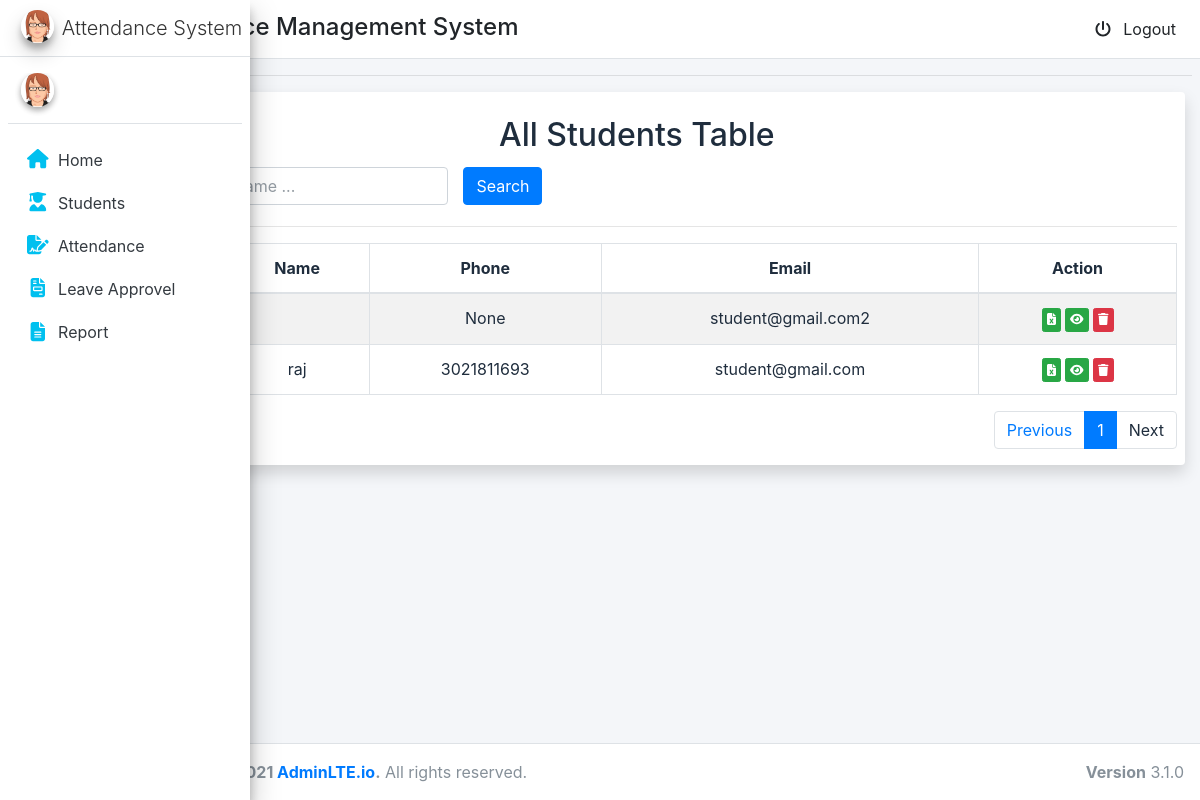
The page /adm/total/students on the database as committed earlier.
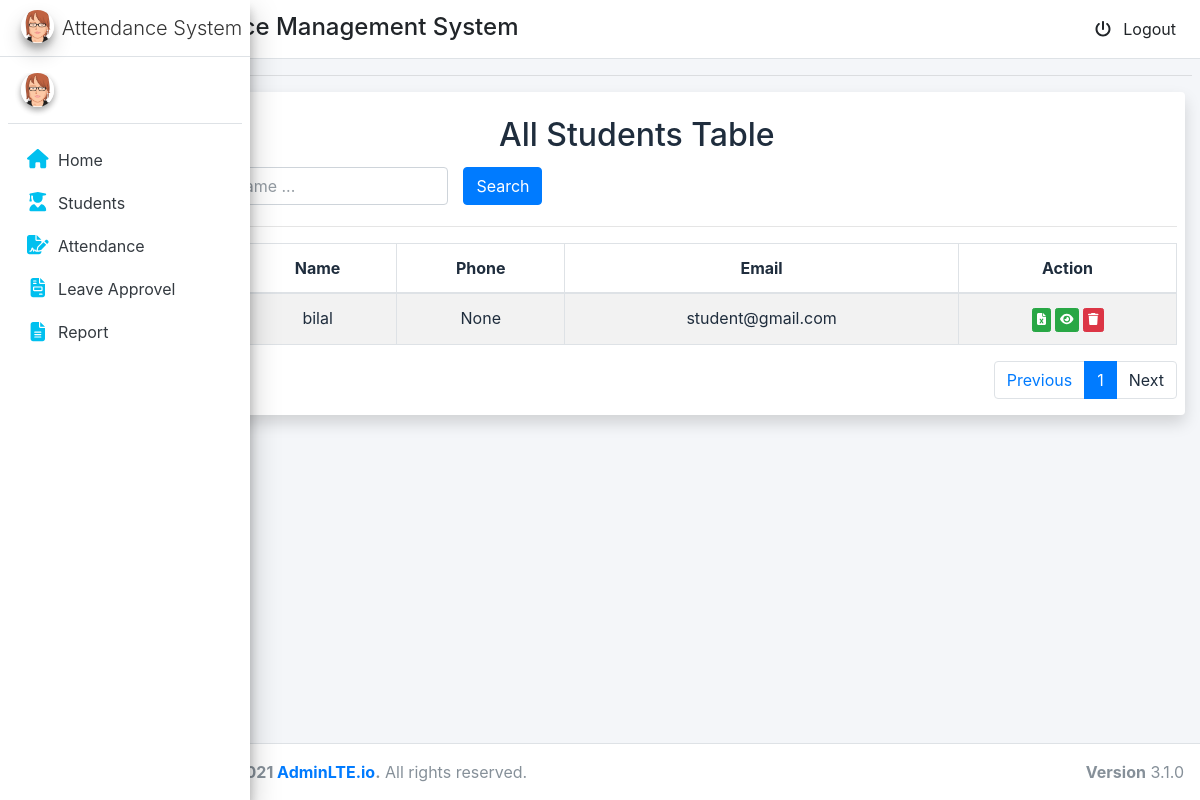
The same page on the database as committed later.
### account/models.py (models this page shows, shortened)
class MyUser(AbstractUser):
    USER_TYPE_CHOICES = (
        (1, 'student'),
        (2, 'admin'),
    )
    email = models.EmailField(verbose_name='Email', max_length=60, unique=True)
    user_type = models.PositiveSmallIntegerField(choices=USER_TYPE_CHOICES,default='1')
    phone=models.IntegerField(blank=True,null=True)
    picture = models.ImageField(upload_to='static/image/profile_pic/', null=True,blank=True)
    USERNAME_FIELD = 'email'
    username=None
    REQUIRED_FIELDS = []
    objects = CustomUserManager()

### adm/views.py (the view)
# urls.py: path('total/students',views.total_student,name='total_student'),
def total_student(request):
    all_student = MyUser.objects.all().filter(user_type=1).order_by('-id')
    p = Paginator(all_student, 7)
    page_number = request.GET.get('page')
    try:
        page_obj = p.get_page(page_number)
    except PageNotAnInteger:
        page_obj = p.page(1)
    except EmptyPage:
        page_obj = p.page(p.num_pages)
    context = {'page_obj': page_obj}
    return render(request, 'student_table.html', context)

### adm/templates/student_table.html (shortened to what this page needs)
{% extends 'base.html' %}
{% block content %}
<div class="container-fluid ">
    <div class="col-md-12 shadow bg-white rounded">
        <br>
        <h2 class="text-center">All Students Table</h2>
        <div class="row" style="padding: 5px">
            <div class="col-lg-4">
                <input type="text" class="form-control name_search" placeholder="Search by Item Name ..."
                    value="{{ search_value_name }}">
            </div>
            <div class="col-lg-2">
                <button class="btn btn-primary search">Search</button>
            </div>
        </div>
        <hr>
        <div class="content-panel table-responsive">
            <table class="table table-striped table-bordered table-advance table-hover item-table">
                <thead>
                    <tr>
                        <th class="text-center"> S.No</th>
                        <th class="text-center"> Name</th>
                        <th class="text-center">Phone</th>
                        <th class="text-center">Email</th>
                        <th class="text-center">Action</th>
                    </tr>
                </thead>
                <tbody class="product-table-body text-center">
                    {% if page_obj %}
                    {% for stu in page_obj.object_list %}
                    <tr>
                        <td><a href="#">{{ forloop.counter}}</a></td>
                        <td class="#">{{ stu.first_name }}</td>
                        <td class="#">{{ stu.phone }}</td>
                        <td class="#">{{ stu.email }}</td>
                        <td>
                            <a href="{% url 'report' pk=stu.id %}"><button class="btn btn-success btn-xs" title="view attendance"><i
                                        class="fa fa-file-excel"></i></button></a>
                            <a href="{% url 'students_attendance' pk=stu.id %}"><button class="btn btn-success btn-xs" title="view attendance"><i
                                        class="fa fa-eye"></i></button></a>
                          <a href="{% url 'delete_student' pk=stu.id %}"><button class="btn btn-danger btn-xs delete" ><i class="fa fa-trash"></i></button></a>
                        </td>
                    </tr>
                    {% endfor %}
                    {% else %}
                    <tr>
                        <td colspan="8"> No Record Found</td>
                    </tr>
                    {% endif %}
                </tbody>
            </table>
            <nav aria-label="...">
                <ul class="pagination justify-content-end">
                    <li class="page-item ">
                        <a {% if page_obj.has_previous %} href="?page={{page_obj.previous_page_number }}" {% else %}
                            disable {% endif %}>
                            <span class="page-link">Previous</span></a>
                    </li>
                    <li class="page-item active"><a class="page-link "
                            href="?page={{page_obj.number}}">{{page_obj.number}}</a></li>
                    <li class="page-item">
                        <a class="page-link" >Next</a>
                    </li>
                </ul>
            </nav>
        </div>
    </div>
</div>
{% endblock content %}

### templates/base.html (shortened to what this page needs)
<!DOCTYPE html>
{% load cache %}
{% load static %}
<html>
<head>
    <link rel="stylesheet" href="{%static 'css/bootstrap.css' %}">
    <link rel="stylesheet" href="{%static 'css/adminlte.css' %}">
</head>
<body class="hold-transition sidebar-mini layout-fixed sidebar-collapse">
    {% block body %}
    <div class="wrapper">
        {% include 'components/navbar.html' %}
        {% include 'components/sidebar.html' %}
        <div class="content-wrapper">
            <div class="content-header">
                <div class="container-fluid">
                    <div class="row mb-0">
                        <div class="col-sm-6">
                        </div>
                    </div>
                </div>
               <hr style="margin-top: 0;padding: 0;" >
                <div class="pb-3">
                    {% block content %}
                    {% endblock content %}
                </div>
            </div>
        </div>
    </div>
    {% include 'components/footer.html' %}
{% endblock body %}
</body>
</html>

### templates/components/navbar.html (shortened to what this page needs)
{% load static %}
<nav id='navbar' class="main-header navbar navbar-expand navbar-light-primary">
    <ul class="navbar-nav">
        <li class="nav-item">
            <a class="nav-link" data-widget="pushmenu" href="#" role="button"></a>
        </li>
    </ul>
    <h4 style="margin-left: 10px; margin-top: 5px;">Attendance Management System</h4>
    <ul class="navbar-nav ml-auto">
        <li >
            <a href="{% url 'signout' %}" class="dropdown-item">
                <i class="fas fa-power-off mr-2"></i> Logout
            </a>
        </li>
    </ul>
</nav>

### templates/components/sidebar.html (shortened to what this page needs)
{% load cache %}
{% load static %}
<aside id="side_bar" class="main-sidebar sidebar-light-primary  elevation-4 ">
    <a href="" class="brand-link ">
        <img src="{% static 'image/avatar3.png' %}" alt="AdminLTE Logo" class="brand-image img-circle elevation-3">
        <span class="brand-text font-weight-light text-center">Attendance System</span>
    </a>
    <div id="sidebarmenu">
        <div class="sidebar">
            <div class="user-panel mt-3 pb-3 mb-3 d-flex">
                <div class="image">
                    {% if request.user.picture %}
                    <img src="/{{request.user.picture}}" class="img-circle elevation-2" alt="Image">
                    {% else %}
                    <img src="{% static 'image/avatar3.png' %}" class="img-circle elevation-2" alt="Image">
                    {% endif %}
                </div>
                <div class="info">
                </div>
            </div>
            <nav class="mt-2">
                <ul class="nav nav-pills nav-sidebar flex-column" data-widget="treeview" role="menu"
                    data-accordion="false">
                  {% if  request.user.user_type == 1 %}
                    <li class="nav-item">
                        <a href="{% url 'student_home' %}"
                            class="nav-link">
                            <i style="color: #00c0ef;" class="nav-icon fa fa-home"></i>
                            <p class="">
                                Home
                            </p>
                        </a>
                    </li>
                    <li class="nav-item">
                        <a href="{% url 'leave_table' %}" class="nav-link ">
                            <i style="color: #00c0ef;" class="nav-icon fas fa-door-open"></i>
                            <p>Leave </p>
                        </a>
                    </li>
                    <li class="nav-item">
                        <a href="{% url 'attendance_table' %}" class="nav-link ">
                            <i style="color: #00c0ef;" class="nav-icon fas fa-file-signature"></i>
                            <p>Report </p>
                        </a>
                    </li>
                    <li class="nav-item">
                        <a href="{% url 'update_profile' %}" class="nav-link ">
                            <i style="color: #00c0ef;" class="nav-icon fas fa-cog"></i>
                            <p>Setting</p>
                        </a>
                    </li>
                    {% else %}
                    <li class="nav-item">
                        <a href="{% url 'admin_home' %}" class="nav-link">
                            <i style="color: #00c0ef;" class="nav-icon fa fa-home"></i>
                            <p class="">
                                Home
                            </p>
                        </a>
                    </li>
                    <li class="nav-item">
                        <a href="{% url 'total_student' %}" class="nav-link">
                            <i style="color: #00c0ef;" class="nav-icon fas fa-user-graduate"></i>
                            <p class="">
                                Students
                            </p>
                        </a>
                    </li>
                    <li class="nav-item">
                        <a href="{% url 'total_student' %}" class="nav-link">
                            <i style="color: #00c0ef;" class="nav-icon fas fa-file-signature"></i>
                            <p class="">
                                Attendance
                            </p>
                        </a>
                    </li>
                    <li class="nav-item">
                        <a href="{% url 'leave_approvel' %}" class="nav-link">
                            <i style="color: #00c0ef;" class="nav-icon fas fa-file-invoice"></i>
                            <p class="">
                                Leave Approvel
                            </p>
                        </a>
                    </li>
                    <li class="nav-item">
                        <a href="{% url 'complete_report' %}" class="nav-link">
                            <i style="color: #00c0ef;" class="nav-icon fas fa-file-alt"></i>
                            <p class="">
                                Report
                            </p>
                        </a>
                    </li>
                  {%endif %}
            </nav>
        </div>
    </div>
</aside>

### templates/components/footer.html
{% load static %}
<footer class="main-footer">
    <div class="float-right d-none d-sm-block">
        <b>Version</b> 3.1.0
    </div>
    <strong>Copyright © 2014-2021 <a
            href="../../../../../external.html?link=https://adminlte.io/">AdminLTE.io</a>.</strong> All rights reserved.
</footer>

Rows that differ between the two databases and show on the page:
removed MyUser: phone "None", email "student@gmail.com2"
removed MyUser: first_name "raj", phone "3021811693", email "student@gmail.com"
added MyUser: first_name "bilal", phone "None", email "student@gmail.com"
